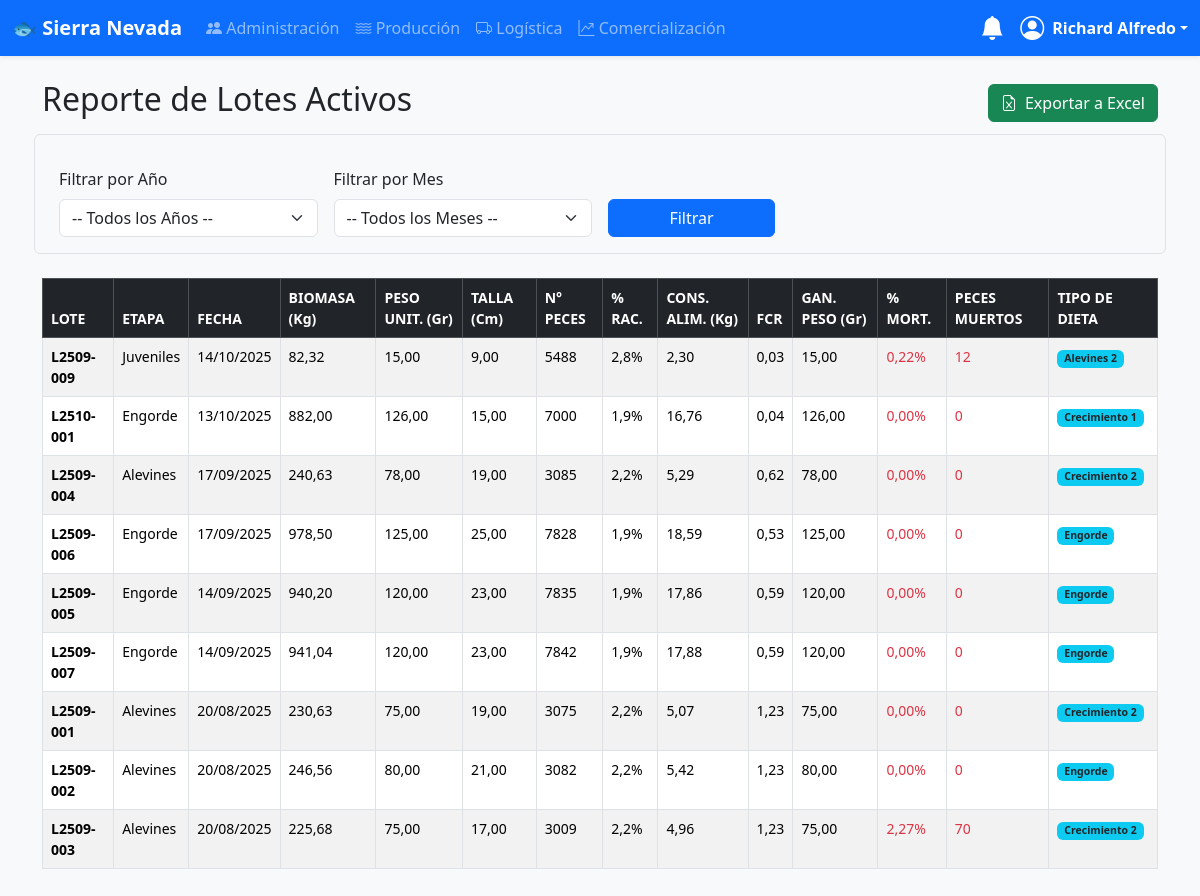
The page /produccion/historial/ (signed in) on the database as committed earlier.
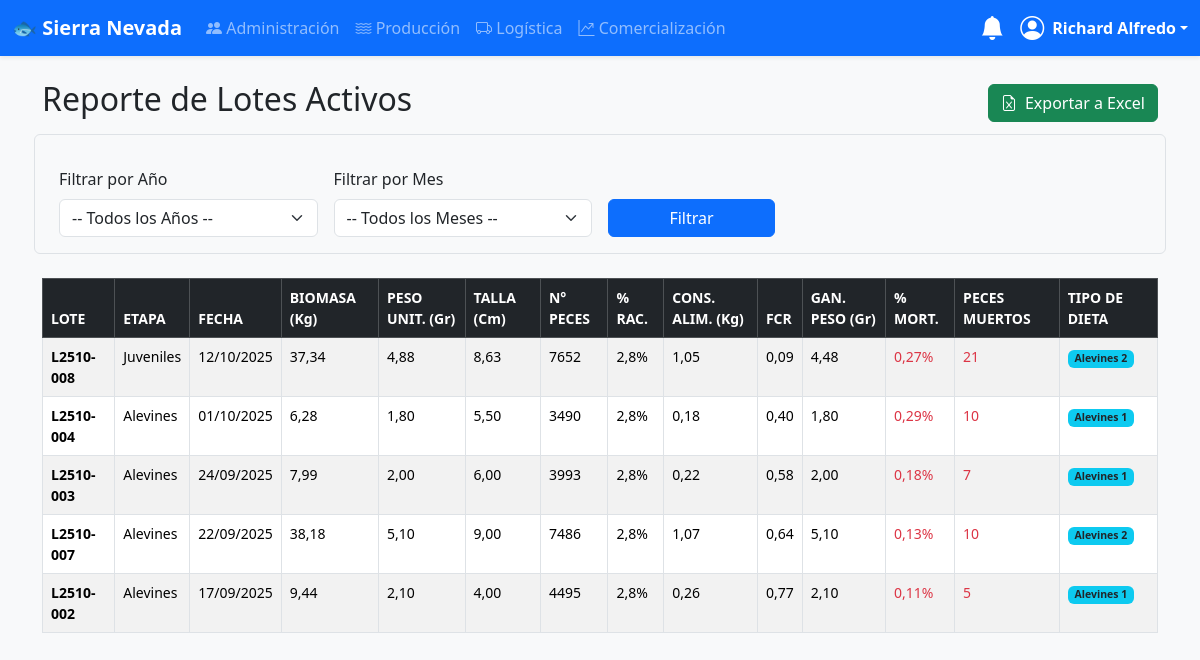
The same page on the database as committed later.
### usuarios/models.py (models this page shows, shortened)
class CustomUser(AbstractUser):
    dni = models.CharField(max_length=8, unique=True, null=True, blank=True)
    pregunta_seguridad = models.ForeignKey(PreguntaSeguridad, on_delete=models.SET_NULL, null=True, blank=True)
    respuesta_seguridad = models.CharField(max_length=255, null=True, blank=True)
    groups = models.ManyToManyField('auth.Group', related_name='customuser_set', blank=True, verbose_name='grupos')
    user_permissions = models.ManyToManyField('auth.Permission', related_name='customuser_set', blank=True)

### produccion/models.py (models this page shows, shortened)
class Lote(models.Model):
    ETAPAS = (('OVAS', 'Ovas'), ('ALEVINES', 'Alevines'), ('JUVENILES', 'Juveniles'), ('ENGORDE', 'Engorde'))
    codigo_lote = models.CharField(max_length=50, unique=True, blank=True, editable=False)
    etapa_actual = models.CharField(max_length=10, choices=ETAPAS)
    cantidad_inicial = models.PositiveIntegerField(default=0, editable=False, help_text="Cantidad de peces al inicio de la etapa actual")
    peso_promedio_inicial_gr = models.DecimalField(max_digits=7, decimal_places=2, default=Decimal('0.00'), editable=False, help_text="Peso promedio al inicio de la etapa actual")
    cantidad_total_peces = models.PositiveIntegerField(default=0)
    talla_min_cm = models.DecimalField(max_digits=5, decimal_places=2, null=True, blank=True, verbose_name="Talla Mínima (cm)")
    talla_max_cm = models.DecimalField(max_digits=5, decimal_places=2, null=True, blank=True, verbose_name="Talla Máxima (cm)")
    peso_promedio_pez_gr = models.DecimalField(max_digits=7, decimal_places=2, null=True, blank=True, help_text="Peso promedio en gramos")
    bastidor = models.OneToOneField('Bastidor', on_delete=models.SET_NULL, null=True, blank=True, related_name='lote_actual')
    artesa = models.ForeignKey('Artesa', on_delete=models.SET_NULL, null=True, blank=True, related_name='lotes')
    jaula = models.ForeignKey('Jaula', on_delete=models.SET_NULL, null=True, blank=True, related_name='lotes')
    fecha_ingreso_etapa = models.DateField(default=timezone.now)
    activo = models.BooleanField(default=True, help_text="Indica si el lote está activo o ha sido finalizado/cerrado")
    @property
    def tipo_alimento(self):
        if not self.talla_max_cm or self.talla_max_cm == 0:
            return "Alevines 1"
        talla = self.talla_max_cm
        if talla <= 8: return "Alevines 1"
        elif 8 < talla <= 10: return "Alevines 2"
        elif 10 < talla <= 15: return "Crecimiento 1"
        elif 15 < talla <= 20: return "Crecimiento 2"
        else: return "Engorde"
    @property
    def biomasa_kg(self):
        if self.cantidad_total_peces and self.peso_promedio_pez_gr:
            return (Decimal(self.cantidad_total_peces) * self.peso_promedio_pez_gr) / Decimal(1000)
        return Decimal(0)
    @property
    def racion_alimentaria_porcentaje(self):
        if not self.talla_max_cm or not self.peso_promedio_pez_gr:
            return Decimal(0)
        talla = self.talla_max_cm
        peso = self.peso_promedio_pez_gr
        if peso <= 20: return Decimal('2.8')
        if peso <= 50: return Decimal('2.5')
        if peso <= 100: return Decimal('2.2')
        if peso <= 150: return Decimal('1.9')
        if peso <= 250: return Decimal('1.5')
        return Decimal('1.2')
    @property
    def alimento_diario_kg(self):
        if not self.cantidad_total_peces or not self.peso_promedio_pez_gr:
            return Decimal(0)
        racion = self.racion_alimentaria_porcentaje
        alimento_kg = (self.biomasa_kg * racion) / Decimal(100)
        return round(alimento_kg, 2)
    @property
    def ganancia_en_peso_gr(self):
        if self.peso_promedio_pez_gr and self.peso_promedio_inicial_gr is not None:
            return self.peso_promedio_pez_gr - self.peso_promedio_inicial_gr
        return Decimal(0)
    @property
    def conversion_alimenticia(self):
        biomasa_ganada_kg = (self.ganancia_en_peso_gr * Decimal(self.cantidad_total_peces)) / Decimal(1000)
        dias_en_etapa = (timezone.now().date() - self.fecha_ingreso_etapa).days
        if dias_en_etapa <= 0:
            return Decimal(0)
        alimento_total_consumido_kg = self.alimento_diario_kg * dias_en_etapa
        if biomasa_ganada_kg > 0 and alimento_total_consumido_kg > 0:
            return round(alimento_total_consumido_kg / biomasa_ganada_kg, 2)
        return Decimal(0)

### produccion/views.py (the view)
# urls.py: path('historial/', views.HistorialTrazabilidadView.as_view(), name='historial-trazabilidad'),
class HistorialTrazabilidadView(ProduccionPermissionMixin, ListView):
    model = Lote
    template_name = 'produccion/historial_trazabilidad.html'
    context_object_name = 'lotes_data' # Cambiamos el nombre para más claridad
    paginate_by = 30
    def get_queryset(self):
        queryset = Lote.objects.filter(
            etapa_actual__in=['ALEVINES', 'JUVENILES', 'ENGORDE']
        ).prefetch_related('registros_mortalidad').order_by('-fecha_ingreso_etapa')
        year = self.request.GET.get('year')
        month = self.request.GET.get('month')
        if year:
            queryset = queryset.filter(fecha_ingreso_etapa__year=year)
        if month:
            queryset = queryset.filter(fecha_ingreso_etapa__month=month)
        return queryset
    def get_context_data(self, **kwargs):
        context = super().get_context_data(**kwargs)
        lotes_procesados = []
        for lote in context['lotes_data']:
            peces_muertos = lote.registros_mortalidad.aggregate(total=Coalesce(Sum('cantidad'), 0))['total']
            cantidad_inicial = lote.cantidad_total_peces + peces_muertos
            porc_mort = (peces_muertos / cantidad_inicial) * 100 if cantidad_inicial > 0 else 0
            lotes_procesados.append({
                'lote': lote,
                'peces_muertos': peces_muertos,
                'porc_mort': round(porc_mort, 2)
            })
        context['lotes_data'] = lotes_procesados # Reemplazamos la lista original por la procesada
        context['years'] = range(timezone.now().year, 2022, -1)
        context['months'] = [
            (1, 'Enero'), (2, 'Febrero'), (3, 'Marzo'), (4, 'Abril'),
            (5, 'Mayo'), (6, 'Junio'), (7, 'Julio'), (8, 'Agosto'),
            (9, 'Septiembre'), (10, 'Octubre'), (11, 'Noviembre'), (12, 'Diciembre')
        ]
        context['selected_year'] = self.request.GET.get('year', '')
        context['selected_month'] = self.request.GET.get('month', '')
        return context

### produccion/views.py (called while the page is built)
    def test_func(self):
        return self.request.user.is_staff or self.request.user.groups.filter(name='Produccion').exists()

### usuarios/templatetags/auth_extras.py (called while the page is built)
@register.filter(name='has_group')
def has_group(user, group_name):
    return user.groups.filter(name=group_name).exists()

### templates/produccion/historial_trazabilidad.html (shortened to what this page needs)
{% extends "base.html" %}
{% block content %}
<div class="d-flex justify-content-between align-items-center mb-4">
    <h1 class="h2">Reporte de Lotes Activos</h1>
    <a href="{% url 'exportar-lotes-excel' %}?year={{ selected_year }}&month={{ selected_month }}" class="btn btn-success">
        <i class="bi bi-file-earmark-excel me-2"></i>Exportar a Excel
    </a>
</div>
<form method="get" class="row g-3 mb-4 p-3 bg-light border rounded">
    <div class="col-md-3">
        <label for="yearFilter" class="form-label">Filtrar por Año</label>
        <select name="year" id="yearFilter" class="form-select">
            <option value="">-- Todos los Años --</option>
        </select>
    </div>
    <div class="col-md-3">
        <label for="monthFilter" class="form-label">Filtrar por Mes</label>
        <select name="month" id="monthFilter" class="form-select">
            <option value="">-- Todos los Meses --</option>
        </select>
    </div>
    <div class="col-md-2 align-self-end">
        <button type="submit" class="btn btn-primary w-100">Filtrar</button>
    </div>
</form>
<div class="table-responsive">
    <table class="table table-striped table-hover table-bordered small">
        <thead class="table-dark">
            <tr>
                <th>LOTE</th>
                <th>ETAPA</th>
                <th>FECHA</th>
                <th>BIOMASA (Kg)</th>
                <th>PESO UNIT. (Gr)</th>
                <th>TALLA (Cm)</th>
                <th>N° PECES</th>
                <th>% RAC.</th>
                <th>CONS. ALIM. (Kg)</th>
                <th>FCR</th>
                <th>GAN. PESO (Gr)</th>
                <th>% MORT.</th>
                <th>PECES MUERTOS</th>
                <th>TIPO DE DIETA</th>
            </tr>
        </thead>
        <tbody>
            {% for item in lotes_data %}
            <tr>
                <td><strong>{{ item.lote.codigo_lote }}</strong></td>
                <td>{{ item.lote.get_etapa_actual_display }}</td>
                <td>{{ item.lote.fecha_ingreso_etapa|date:"d/m/Y" }}</td>
                <td>{{ item.lote.biomasa_kg|floatformat:2 }}</td>
                <td>{{ item.lote.peso_promedio_pez_gr|floatformat:2 }}</td>
                <td>{{ item.lote.talla_max_cm|floatformat:2 }}</td>
                <td>{{ item.lote.cantidad_total_peces }}</td>
                <td>{{ item.lote.racion_alimentaria_porcentaje|floatformat:1 }}%</td>
                <td>{{ item.lote.alimento_diario_kg|floatformat:2 }}</td>
                <td>{{ item.lote.conversion_alimenticia|floatformat:2 }}</td>
                <td>{{ item.lote.ganancia_en_peso_gr|floatformat:2 }}</td>
                <td class="text-danger">{{ item.porc_mort|floatformat:2 }}%</td>
                <td class="text-danger">{{ item.peces_muertos }}</td>
                <td><span class="badge bg-info text-dark">{{ item.lote.tipo_alimento }}</span></td>
            </tr>
            {% empty %}
            <tr>
                <td colspan="14" class="text-center p-4">No hay lotes que coincidan con los filtros seleccionados.</td>
            </tr>
            {% endfor %}
        </tbody>
    </table>
</div>
{% endblock %}

### templates/base.html (shortened to what this page needs)
<!doctype html>
<html lang="es">
{% load auth_extras %}
{% load static %} <head>
    <link href="https://cdn.jsdelivr.net/npm/bootstrap@5.3.3/dist/css/bootstrap.min.css" rel="stylesheet">
    <link rel="stylesheet" href="https://cdn.jsdelivr.net/npm/bootstrap-icons@1.11.3/font/bootstrap-icons.min.css">
</head>
<body>
    <nav class="navbar navbar-expand-lg navbar-dark bg-primary shadow-sm sticky-top">
        <div class="container-fluid">
            <a class="navbar-brand fw-bold" href="{% url 'welcome' %}">🐟 Sierra Nevada</a>
            <div class="collapse navbar-collapse" id="mainNavbar">
                {% if user.is_authenticated %}
                <ul class="navbar-nav me-auto mb-2 mb-lg-0">
                    {% if user.is_staff %}
                    <li class="nav-item"><a class="nav-link" href="{% url 'user-list' %}"><i class="bi bi-people-fill"></i> Administración</a></li>
                    {% endif %}
                    {% if user|has_group:"Produccion" %}
                    <li class="nav-item"><a class="nav-link" href="{% url 'dashboard-produccion' %}"><i class="bi bi-water"></i> Producción</a></li>
                    {% endif %}
                    {% if user|has_group:"Logistica" %}
                    <li class="nav-item"><a class="nav-link" href="{% url 'dashboard-logistica' %}"><i class="bi bi-truck"></i> Logística</a></li>
                    {% endif %}
                    {% if user|has_group:"Comercializacion" %}
                    <li class="nav-item"><a class="nav-link" href="{% url 'dashboard-comercializacion' %}"><i class="bi bi-graph-up-arrow"></i> Comercialización</a></li>
                    {% endif %}
                </ul>
                <div class="dropdown me-3">
                    <a href="#" class="d-flex align-items-center text-white text-decoration-none position-relative" id="notificationsDropdown" data-bs-toggle="dropdown" aria-expanded="false">
                        <i class="bi bi-bell-fill fs-4"></i>
                    </a>
                </div>
                <div class="dropdown">
                    <a href="#" class="d-flex align-items-center text-white text-decoration-none dropdown-toggle" data-bs-toggle="dropdown">
                        <i class="bi bi-person-circle fs-4 me-2"></i>
                        <strong>{{ user.first_name|default:user.username }}</strong>
                    </a>
                </div>
                {% endif %}
            </div>
        </div>
    </nav>
    <main class="container my-4">
        {% block content %}{% endblock %}
    </main>
</body>
</html>

### templates/base.html (style rules this page uses)
body { background-color: #f8f9fa; }

Rows that differ between the two databases and show on the page:
removed Lote: lote.codigo_lote "L2509-009", lote.etapa_actual "Juveniles", lote.fecha_ingreso_etapa "14/10/2025", lote.biomasa_kg "82,32", lote.peso_promedio_pez_gr "15,00", lote.talla_max_cm "9,00", lote.cantidad_total_peces "5488", lote.racion_alimentaria_porcentaje "2,8", lote.alimento_diario_kg "2,30", lote.conversion_alimenticia "0,03", lote.ganancia_en_peso_gr "15,00", porc_mort "0,22", peces_muertos "12", lote.tipo_alimento "Alevines 2"
removed Lote: lote.codigo_lote "L2510-001", lote.etapa_actual "Engorde", lote.fecha_ingreso_etapa "13/10/2025", lote.biomasa_kg "882,00", lote.peso_promedio_pez_gr "126,00", lote.talla_max_cm "15,00", lote.cantidad_total_peces "7000", lote.racion_alimentaria_porcentaje "1,9", lote.alimento_diario_kg "16,76", lote.conversion_alimenticia "0,04", lote.ganancia_en_peso_gr "126,00", porc_mort "0,00", peces_muertos "0", lote.tipo_alimento "Crecimiento 1"
removed Lote: lote.codigo_lote "L2509-004", lote.etapa_actual "Alevines", lote.fecha_ingreso_etapa "17/09/2025", lote.biomasa_kg "240,63", lote.peso_promedio_pez_gr "78,00", lote.talla_max_cm "19,00", lote.cantidad_total_peces "3085", lote.racion_alimentaria_porcentaje "2,2", lote.alimento_diario_kg "5,29", lote.conversion_alimenticia "0,62", lote.ganancia_en_peso_gr "78,00", porc_mort "0,00", peces_muertos "0", lote.tipo_alimento "Crecimiento 2"
removed Lote: lote.codigo_lote "L2509-006", lote.etapa_actual "Engorde", lote.fecha_ingreso_etapa "17/09/2025", lote.biomasa_kg "978,50", lote.peso_promedio_pez_gr "125,00", lote.talla_max_cm "25,00", lote.cantidad_total_peces "7828", lote.racion_alimentaria_porcentaje "1,9", lote.alimento_diario_kg "18,59", lote.conversion_alimenticia "0,53", lote.ganancia_en_peso_gr "125,00", porc_mort "0,00", peces_muertos "0", lote.tipo_alimento "Engorde"
removed Lote: lote.codigo_lote "L2509-005", lote.etapa_actual "Engorde", lote.fecha_ingreso_etapa "14/09/2025", lote.biomasa_kg "940,20", lote.peso_promedio_pez_gr "120,00", lote.talla_max_cm "23,00", lote.cantidad_total_peces "7835", lote.racion_alimentaria_porcentaje "1,9", lote.alimento_diario_kg "17,86", lote.conversion_alimenticia "0,59", lote.ganancia_en_peso_gr "120,00", porc_mort "0,00", peces_muertos "0", lote.tipo_alimento "Engorde"
removed Lote: lote.codigo_lote "L2509-007", lote.etapa_actual "Engorde", lote.fecha_ingreso_etapa "14/09/2025", lote.biomasa_kg "941,04", lote.peso_promedio_pez_gr "120,00", lote.talla_max_cm "23,00", lote.cantidad_total_peces "7842", lote.racion_alimentaria_porcentaje "1,9", lote.alimento_diario_kg "17,88", lote.conversion_alimenticia "0,59", lote.ganancia_en_peso_gr "120,00", porc_mort "0,00", peces_muertos "0", lote.tipo_alimento "Engorde"
removed Lote: lote.codigo_lote "L2509-001", lote.etapa_actual "Alevines", lote.fecha_ingreso_etapa "20/08/2025", lote.biomasa_kg "230,63", lote.peso_promedio_pez_gr "75,00", lote.talla_max_cm "19,00", lote.cantidad_total_peces "3075", lote.racion_alimentaria_porcentaje "2,2", lote.alimento_diario_kg "5,07", lote.conversion_alimenticia "1,23", lote.ganancia_en_peso_gr "75,00", porc_mort "0,00", peces_muertos "0", lote.tipo_alimento "Crecimiento 2"
removed Lote: lote.codigo_lote "L2509-002", lote.etapa_actual "Alevines", lote.fecha_ingreso_etapa "20/08/2025", lote.biomasa_kg "246,56", lote.peso_promedio_pez_gr "80,00", lote.talla_max_cm "21,00", lote.cantidad_total_peces "3082", lote.racion_alimentaria_porcentaje "2,2", lote.alimento_diario_kg "5,42", lote.conversion_alimenticia "1,23", lote.ganancia_en_peso_gr "80,00", porc_mort "0,00", peces_muertos "0", lote.tipo_alimento "Engorde"
removed Lote: lote.codigo_lote "L2509-003", lote.etapa_actual "Alevines", lote.fecha_ingreso_etapa "20/08/2025", lote.biomasa_kg "225,68", lote.peso_promedio_pez_gr "75,00", lote.talla_max_cm "17,00", lote.cantidad_total_peces "3009", lote.racion_alimentaria_porcentaje "2,2", lote.alimento_diario_kg "4,96", lote.conversion_alimenticia "1,23", lote.ganancia_en_peso_gr "75,00", porc_mort "2,27", peces_muertos "70", lote.tipo_alimento "Crecimiento 2"
added Lote: lote.codigo_lote "L2510-008", lote.etapa_actual "Juveniles", lote.fecha_ingreso_etapa "12/10/2025", lote.biomasa_kg "37,34", lote.peso_promedio_pez_gr "4,88", lote.talla_max_cm "8,63", lote.cantidad_total_peces "7652", lote.racion_alimentaria_porcentaje "2,8", lote.alimento_diario_kg "1,05", lote.conversion_alimenticia "0,09", lote.ganancia_en_peso_gr "4,48", porc_mort "0,27", peces_muertos "21", lote.tipo_alimento "Alevines 2"
added Lote: lote.codigo_lote "L2510-004", lote.etapa_actual "Alevines", lote.fecha_ingreso_etapa "01/10/2025", lote.biomasa_kg "6,28", lote.peso_promedio_pez_gr "1,80", lote.talla_max_cm "5,50", lote.cantidad_total_peces "3490", lote.racion_alimentaria_porcentaje "2,8", lote.alimento_diario_kg "0,18", lote.conversion_alimenticia "0,40", lote.ganancia_en_peso_gr "1,80", porc_mort "0,29", peces_muertos "10", lote.tipo_alimento "Alevines 1"
added Lote: lote.codigo_lote "L2510-003", lote.etapa_actual "Alevines", lote.fecha_ingreso_etapa "24/09/2025", lote.biomasa_kg "7,99", lote.peso_promedio_pez_gr "2,00", lote.talla_max_cm "6,00", lote.cantidad_total_peces "3993", lote.racion_alimentaria_porcentaje "2,8", lote.alimento_diario_kg "0,22", lote.conversion_alimenticia "0,58", lote.ganancia_en_peso_gr "2,00", porc_mort "0,18", peces_muertos "7", lote.tipo_alimento "Alevines 1"
added Lote: lote.codigo_lote "L2510-007", lote.etapa_actual "Alevines", lote.fecha_ingreso_etapa "22/09/2025", lote.biomasa_kg "38,18", lote.peso_promedio_pez_gr "5,10", lote.talla_max_cm "9,00", lote.cantidad_total_peces "7486", lote.racion_alimentaria_porcentaje "2,8", lote.alimento_diario_kg "1,07", lote.conversion_alimenticia "0,64", lote.ganancia_en_peso_gr "5,10", porc_mort "0,13", peces_muertos "10", lote.tipo_alimento "Alevines 2"
added Lote: lote.codigo_lote "L2510-002", lote.etapa_actual "Alevines", lote.fecha_ingreso_etapa "17/09/2025", lote.biomasa_kg "9,44", lote.peso_promedio_pez_gr "2,10", lote.talla_max_cm "4,00", lote.cantidad_total_peces "4495", lote.racion_alimentaria_porcentaje "2,8", lote.alimento_diario_kg "0,26", lote.conversion_alimenticia "0,77", lote.ganancia_en_peso_gr "2,10", porc_mort "0,11", peces_muertos "5", lote.tipo_alimento "Alevines 1"
